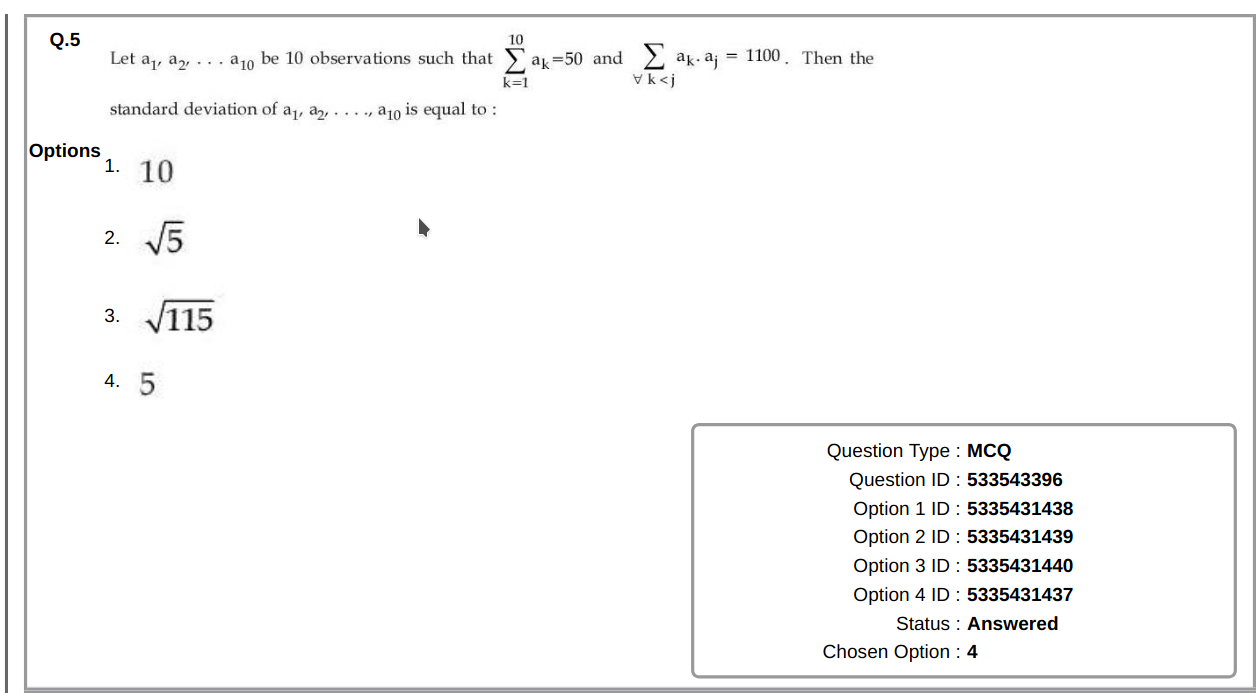
#> input picture test.png, 1256 x 693 px
$ python utils.py
#> lines starting #> are read from the running program, lines starting #| are printed output that depends on the picture; after the words box and inside, x2 and y2 are one past the last pixel; in counts of white or black regions, pixels touching at a corner belong together
import cv2
import pytesseract

img = cv2.imread("test.png")
#> img is the input picture: shape (693, 1256, 3); mean B, G, R 248.8, 248.7, 248.7

gray = cv2.cvtColor(img, cv2.COLOR_BGR2GRAY)

ret, thresh1 = cv2.threshold(gray, 0, 255, cv2.THRESH_OTSU | cv2.THRESH_BINARY_INV)
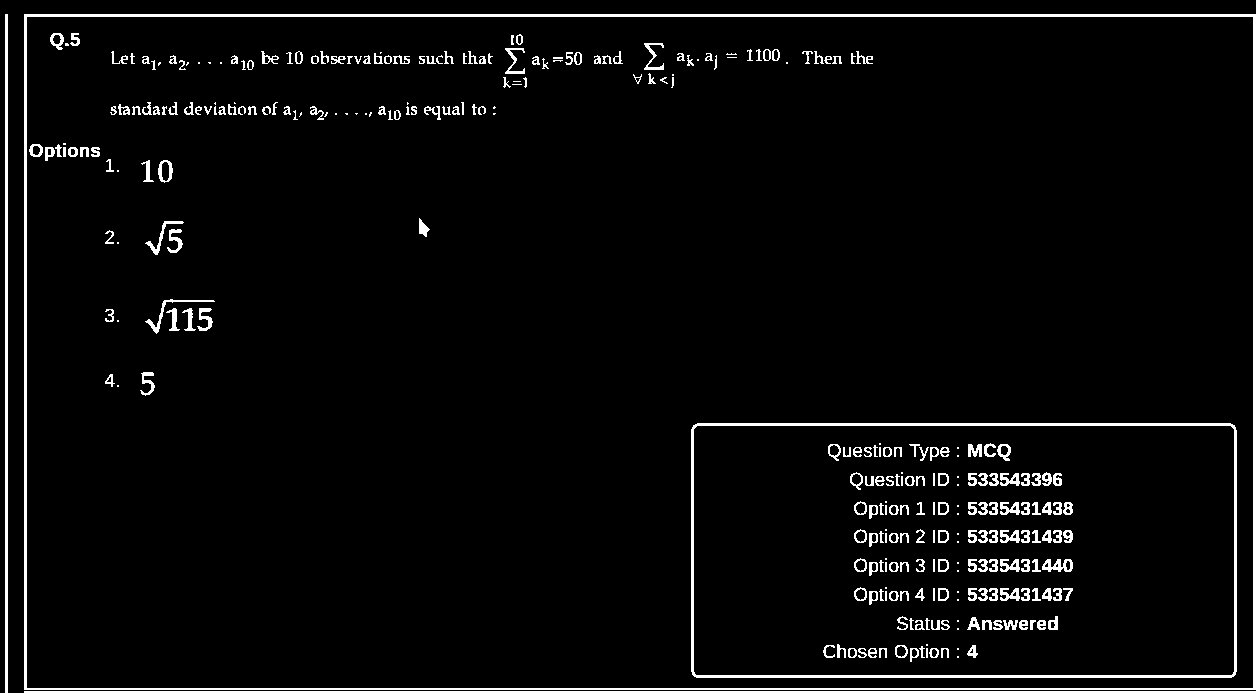
#> thresh1: shape (693, 1256); 4% white; 304 white regions (57 under 20 px), largest, box (x1, y1, x2, y2) and area: (24, 14, 1256, 690) 10186, (691, 423, 1237, 678) 4731, (24, 691, 1256, 693) 2464
#> ret = 185

rect_kernel = cv2.getStructuringElement(cv2.MORPH_RECT, (18, 18))

dilation = cv2.dilate(thresh1, rect_kernel, iterations = 1)
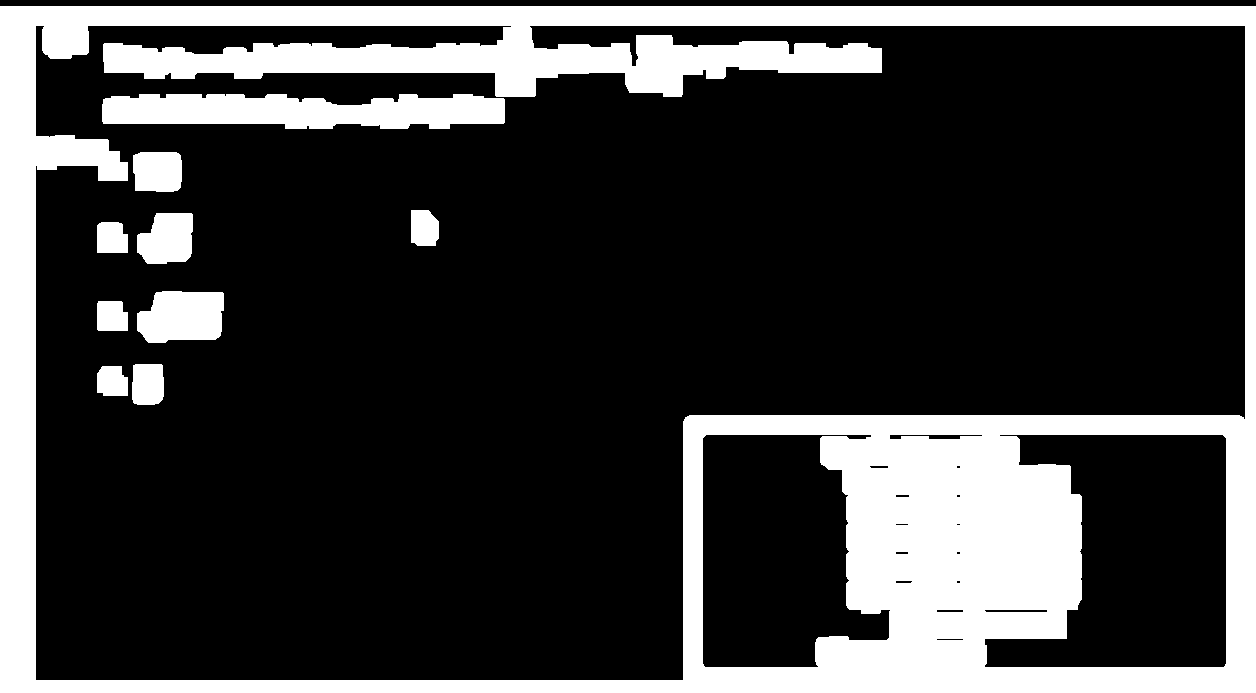
#> dilation: shape (693, 1256); 23.3% white; 10 white regions

contours, hierarchy = cv2.findContours(dilation, cv2.RETR_EXTERNAL,
                                                 cv2.CHAIN_APPROX_NONE)
#> contours = 1 contour; box (x1, y1, x2, y2) and area: (0, 6, 1256, 693) 860930

im2 = img.copy()

file = open("recognized.txt", "w+")
file.write("")
file.close()

for cnt in contours:
    x, y, w, h = cv2.boundingRect(cnt)

    rect = cv2.rectangle(im2, (x, y), (x + w, y + h), (0, 255, 0), 2)

    cropped = im2[y:y + h, x:x + w]

    file = open("recognized.txt", "a")

#> (the run stopped early here; a loop or call above may not have finished)
